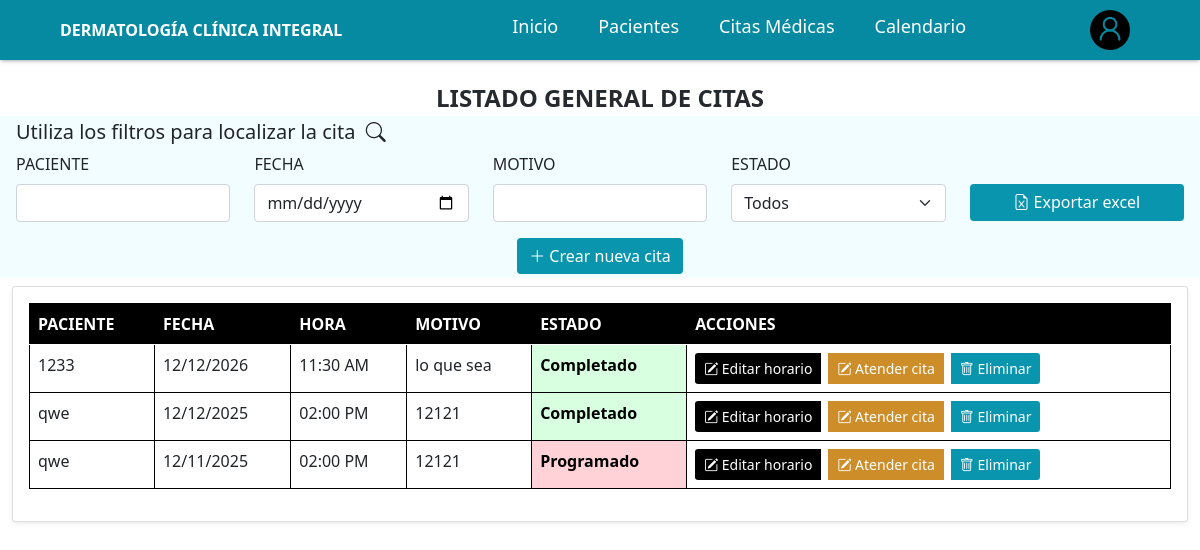
The app's page /clinica/lista_citas/, older data.
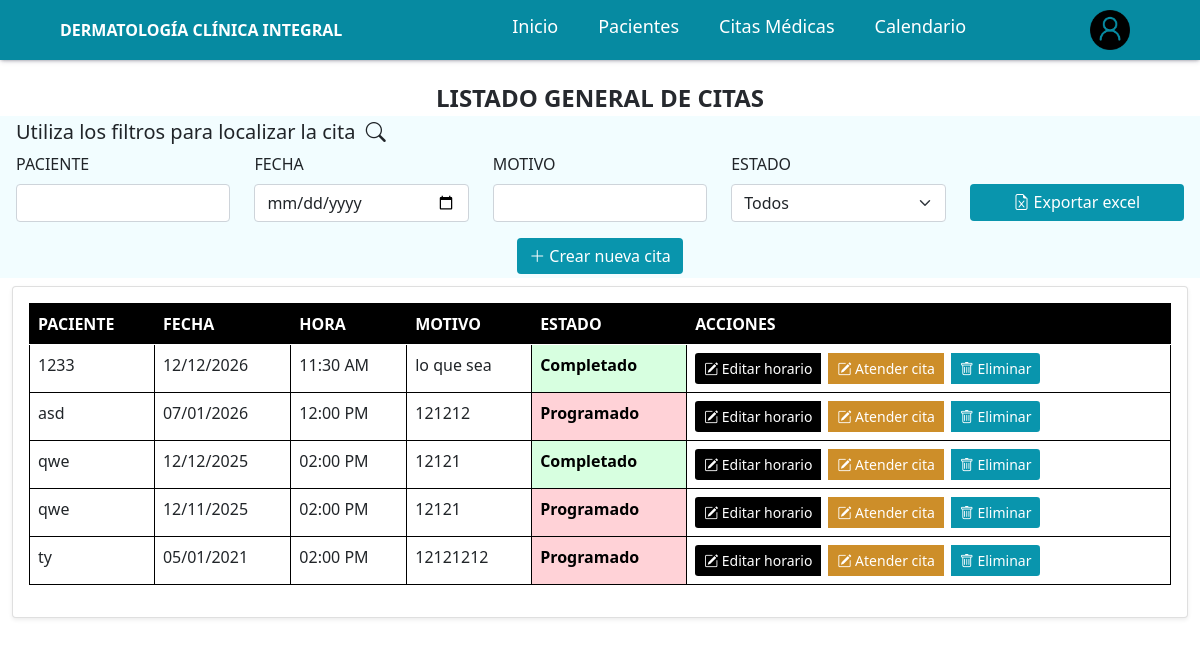
The same page, newer data.
### clinica/models.py (models this page shows, shortened)
class Cita(models.Model):
    paciente = models.ForeignKey(Paciente, on_delete=models.CASCADE, related_name='citas')
    fecha = models.DateField(blank=True, null=True)
    hora = models.TimeField(blank=True, null=True)
    motivo = models.CharField(max_length=255, blank=True, null=True)
    estado = models.BooleanField(default=False, blank=True, null=True)  # False = programada, True = completada
    created_at = models.DateTimeField(auto_now_add=True)
    updated_at = models.DateTimeField(auto_now=True)

class Paciente(models.Model):
    TIPO_SANGRE_CHOICES = [
        ('A+', 'A+'),
        ('A-', 'A-'),
        ('B+', 'B+'),
        ('B-', 'B-'),
        ('AB+', 'AB+'),
        ('AB-', 'AB-'),
        ('O+', 'O+'),
        ('O-', 'O-'),
    ]
    nombre = models.CharField(max_length=100, blank=True, null=True)
    fecha_nacimiento = models.DateField(blank=True, null=True)
    email = models.CharField(max_length=100, blank=True, null=True)
    dni = models.CharField(max_length=100, blank=True, null=True)
    telefono = models.CharField(max_length=255, blank=True, null=True)
    direccion = models.CharField(max_length=100, blank=True, null=True)
    alergias_conocidas = models.CharField(max_length=255, blank=True, null=True)
    emfermedades_previas = models.CharField(max_length=255, blank=True, null=True)
    antecentes_quirurgicos = models.CharField(max_length=255, blank=True, null=True)
    antecedentes_familiares = models.CharField(max_length=255, blank=True, null=True)
    medicamentos_actuales = models.CharField(max_length=255, blank=True, null=True)
    habitos = models.CharField(max_length=255, blank=True, null=True)
    relato_clinico = models.TextField(blank=True, null=True)
    edad = models.CharField(max_length=255, blank=True, null=True)
    peso = models.CharField(max_length=50, blank=True, null=True)
    altura = models.CharField(max_length=50, blank=True, null=True)
    presion_arterial = models.CharField(max_length=50, blank=True, null=True)
    frecuencia_cardiaca = models.CharField(max_length=50, blank=True, null=True)
    frecuencia_respiratoria = models.CharField(max_length=50, blank=True, null=True)
    temperatura = models.CharField(max_length=50, blank=True, null=True)
    tipo_de_sangre = models.CharField(
        max_length=10,
        choices=TIPO_SANGRE_CHOICES,
        blank=True,
        null=True
    )
    descripcion_examen_fisico = models.TextField(blank=True, null=True)
    nombre_contacto_emergencia1 = models.CharField(max_length=100, blank=True, null=True)
    telefono_contacto_emergencia1 = models.CharField(max_length=15, blank=True, null=True)
    relacion_contacto_emergencia1 = models.CharField(max_length=50, blank=True, null=True)
    nombre_contacto_emergencia2 = models.CharField(max_length=100, blank=True, null=True)
    telefono_contacto_emergencia2 = models.CharField(max_length=15, blank=True, null=True)
    relacion_contacto_emergencia2 = models.CharField(max_length=50, blank=True, null=True)
    nombre_contacto_emergencia3 = models.CharField(max_length=100, blank=True, null=True)
    telefono_contacto_emergencia3 = models.CharField(max_length=15, blank=True, null=True)
    relacion_contacto_emergencia3 = models.CharField(max_length=50, blank=True, null=True)
    created_at = models.DateTimeField(auto_now_add=True)
    updated_at = models.DateTimeField(auto_now=True)
    def __str__(self):
        return self.nombre or "Paciente sin nombre"

### clinica/views.py (the view)
# urls.py: path('lista_citas/', views.lista_citas, name='lista_citas'),
def lista_citas(request):
    if request.method == "POST":
        form = CitaForm(request.POST)
        if form.is_valid():
            nueva_cita = form.save()  # guardamos la cita
            fecha_actividad = nueva_cita.fecha
            hora_ini = datetime.combine(nueva_cita.fecha, nueva_cita.hora)
            hora_fin = hora_ini + timedelta(minutes=30)
            hora_ini_str = hora_ini.strftime("%H:%M")
            hora_fin_str = hora_fin.strftime("%H:%M")
            titulo = f"{hora_ini_str} - {hora_fin_str} | {nueva_cita.paciente.nombre}"
            descripcion = nueva_cita.motivo
            DailyActivity.objects.create(
                user=request.user,
                date=fecha_actividad,
                title=titulo,
                description=descripcion
            )
            return redirect('clinica:lista_citas')
    else:
        form = CitaForm()
    citas = Cita.objects.all().order_by('-fecha')
    pacientes = Paciente.objects.all()
    return render(request, 'clinica/citas_medicas.html', {
        'citas': citas,
        'form': form,
        'pacientes': pacientes,
    })

### templates/clinica/citas_medicas.html (shortened to what the changed rows need)
{% extends "base.html" %}
{% block body %}
{% include "../components/navbar.html" %}
<div class="container mt-2" style="max-width: 100%;">
    <div class="row justify-content-center">
        <div class="col-12 col-lg-12">
            <div class="card shadow-sm">
                <div class="card-body">
                    <div class="table-container" style="max-height: 65vh; overflow-y: auto; overflow-x: auto;">
                        <table class="table table-hover table-bordered-gray" id="documentsTable">
                            <thead style="position: sticky; top: 0; z-index: 1;">
                                <tr style="background-color: #000 !important;">
                                    <th style="color: white;">PACIENTE</th>
                                    <th style="color: white;">FECHA</th>
                                    <th style="color: white;">HORA</th>
                                    <th style="color: white;">MOTIVO</th>
                                    <th style="color: white;">ESTADO</th>
                                    <th style="color: white;">ACCIONES</th>
                                </tr>
                            </thead>
                            <tbody>
                                {% for c in citas %}
                                <tr>
                                    <td>{{ c.paciente.nombre|default:'' }}</td>
                                    <td>{{ c.fecha|date:"d/m/Y"|default:'' }}</td>
                                    <td>{{ c.hora|time:"h:i A" }}</td>
                                    <td>{{ c.motivo|default:'' }}</td>
                                    <td class="{% if c.estado %}estado-completado{% else %}estado-programado{% endif %}">
                                        {% if c.estado %}
                                            Completado
                                        {% else %}
                                            Programado
                                        {% endif %}
                                    </td>
                                    <td>
                                        <div class="btn-group" role="group">
                                            <button type="button" class="btn btn-sm text-white me-2 btn-editar"
                                                    style="background-color: #000;"
                                                    data-bs-toggle="modal"
                                                    data-bs-target="#editarCitaModal"
                                                    data-id="{{ c.id }}"
                                                    data-paciente="{{ c.paciente.nombre|default_if_none:'' }}"
                                                    data-paciente_id="{{ c.paciente.id }}"
                                                    data-fecha="{{ c.fecha|date:'Y-m-d' }}"
                                                    data-hora="{{ c.hora|time:'H:i' }}"
                                                    data-motivo="{{ c.motivo|default_if_none:'' }}"
                                                    data-estado="{{ c.estado }}">
                                                <i class="bi bi-pencil-square"></i> Editar horario
                                            </button>
                                            <a href="{% url 'clinica:atender_cita' c.id %}"
                                                class="btn btn-sm text-white me-2"
                                                style="background-color: #cd8e29;">
                                                <i class="bi bi-pencil-square"></i> Atender cita
                                            </a>
                                            <a href="{% url 'clinica:eliminar_cita' c.id %}"
                                                class="btn btn-sm text-white btnEliminar"
                                                style="background-color: #0995AD;" title="Eliminar">
                                                <i class="bi bi-trash"></i> Eliminar
                                            </a>
                                        </div>
                                    </td>
                                </tr>
                                {% endfor %}
                            </tbody>
                        </table>
                    </div>
                </div>
            </div>
        </div>
    </div>
</div>
{% endblock %}

Row changes from the older to the newer data that the page shows:
added Cita: paciente.nombre "asd", fecha "07/01/2026", hora "12:00 PM", motivo "121212", estado "Programado"
added Cita: paciente.nombre "ty", fecha "05/01/2021", hora "02:00 PM", motivo "12121212", estado "Programado"
